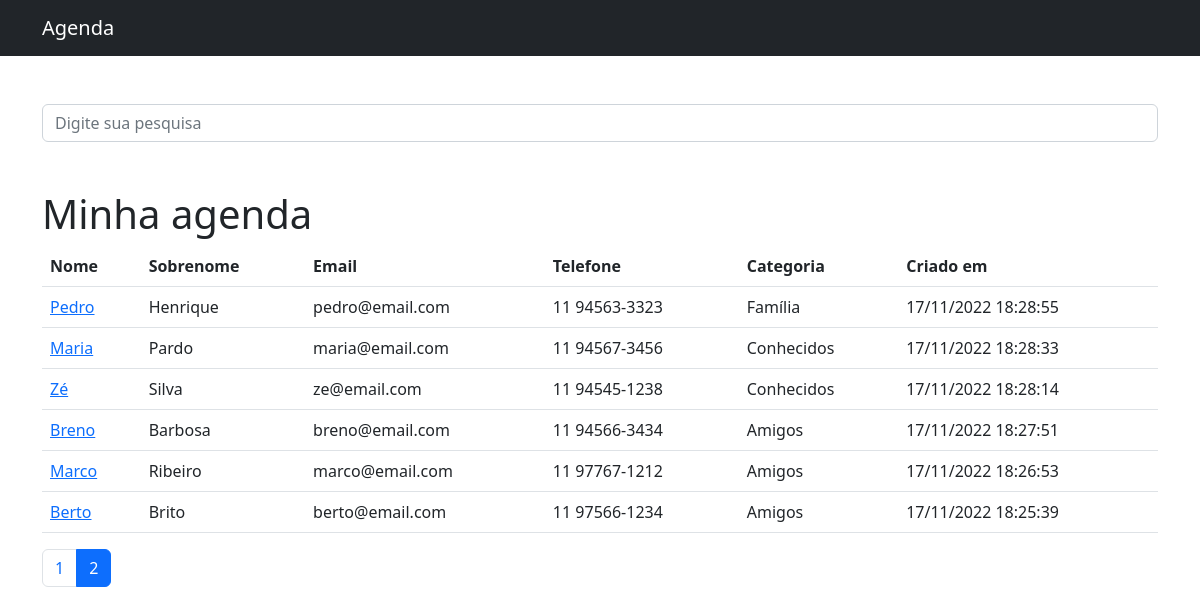
Screenshot of /?page=2&filter= with the database file from the repository.
### contato/models.py (models this page shows, shortened)
class Contato(models.Model):
    nome = models.CharField(max_length=255)
    sobrenome = models.CharField(max_length=255, blank=True)
    telefone = models.CharField(max_length=255)
    email = models.CharField(max_length=255, blank=True)
    data_criacao = models.DateTimeField(default=timezone.now)
    descricao = models.TextField(blank=True)
    categoria = models.ForeignKey(Categoria, on_delete=models.DO_NOTHING)
    mostrar = models.BooleanField(default=True)
    foto = models.ImageField(blank=True, upload_to='fotos/%Y/%m/')

class Categoria(models.Model):
    nome = models.CharField(max_length=255)
    def __str__(self):
        return self.nome

### contato/views.py (the view)
# urls.py: path('', views.index, name='index'),
def index(request):
    contatos = Contato.objects.order_by('-id').filter(
        mostrar=True
    )
    paginator = Paginator(contatos, 10)
    page = request.GET.get('page')
    contatos = paginator.get_page(page)
    return render(request, 'contato/index.html', {
        'contatos': contatos
    })

### contato/templates/contato/index.html (shortened to what this page needs)
{% extends 'base.html' %}
{% block 'conteudo' %}
<br><br>
<form method="get" action="{% url 'pesquisar' %}">
  <div class="form-group row">
    <div class="col-12">
      <input class="form-control"
             type="search"
             value="{{ request.GET.filter }}"
             id="search-input"
             placeholder="Digite sua pesquisa"
             name="filter">
    </div>
  </div>
</form>
<h1 class="mt-5">Minha agenda</h1>
<table class="table">
  <thead>
    <tr>
      <th>Nome</th>
      <th>Sobrenome</th>
      <th>Email</th>
      <th>Telefone</th>
      <th>Categoria</th>
      <th>Criado em</th>
    </tr>
  </thead>
  <tbody>
    {% for contato in contatos %}
      <tr>
        <td><a href="{% url 'detail' contato.id %}">{{ contato.nome }}</a></td>
        <td>{{ contato.sobrenome }}</td>
        <td>{{ contato.email }}</td>
        <td>{{ contato.telefone }}</td>
        <td>{{ contato.categoria }}</td>
        <td>{{ contato.data_criacao | date:'d/m/Y H:i:s' }}</td>
      </tr>
    {% endfor %}
  </tbody>
</table>
<nav aria-label="Page navigation">
  <ul class="pagination">
      {% for p in contatos.paginator.page_range %}
        {% if contatos.number == p %}
          <li class="page-item"><a class="page-link active" href="?page={{ p }}&filter={{ request.GET.filter }}">{{ p }}</a></li>
        {% else %}
          <li class="page-item"><a class="page-link" href="?page={{ p }}&filter={{ request.GET.filter }}">{{ p }}</a></li>
        {% endif %}
      {% endfor %}
  </ul>
</nav>
{% endblock %}

### rows the page displays
Contato: nome "Pedro", sobrenome "Henrique", email "pedro@email.com", telefone "11 94563-3323", categoria "Família", data_criacao "17/11/2022 18:28:55"
Contato: nome "Maria", sobrenome "Pardo", email "maria@email.com", telefone "11 94567-3456", categoria "Conhecidos", data_criacao "17/11/2022 18:28:33"
Contato: nome "Zé", sobrenome "Silva", email "ze@email.com", telefone "11 94545-1238", categoria "Conhecidos", data_criacao "17/11/2022 18:28:14"
Contato: nome "Breno", sobrenome "Barbosa", email "breno@email.com", telefone "11 94566-3434", categoria "Amigos", data_criacao "17/11/2022 18:27:51"
Contato: nome "Marco", sobrenome "Ribeiro", email "marco@email.com", telefone "11 97767-1212", categoria "Amigos", data_criacao "17/11/2022 18:26:53"
Contato: nome "Berto", sobrenome "Brito", email "berto@email.com", telefone "11 97566-1234", categoria "Amigos", data_criacao "17/11/2022 18:25:39"

### other values shown
{{ p }} "1"
{{ p }} "2"
